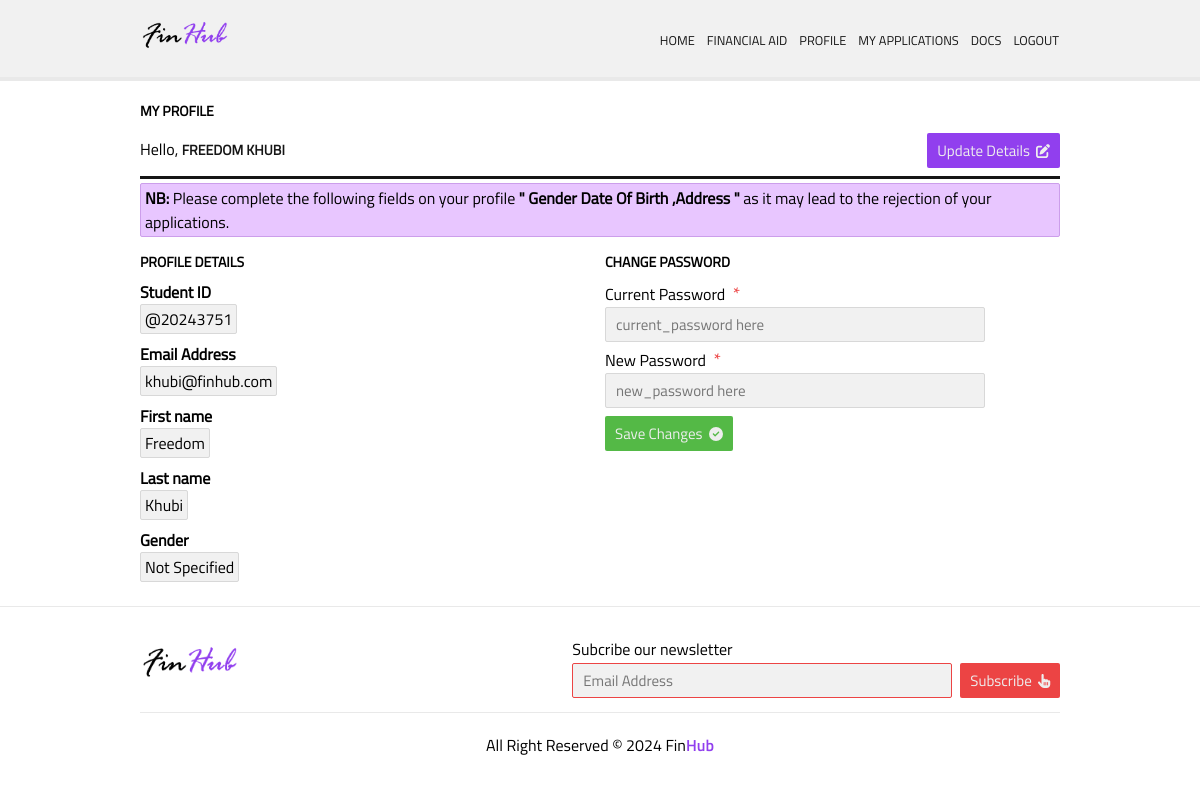
Screenshot of /profile (signed in) with the database file from the repository.
### Finhub/models.py (models this page shows)
class User(db.Model, UserMixin):
    __tablename__ = 'users'
    id = db.Column(db.Integer, primary_key=True)
    email = db.Column(db.String(100), unique=True)
    first_name = db.Column(db.String(100))
    last_name = db.Column(db.String(100))
    password = db.Column(db.String(100))
    applications = db.relationship('Application')
    is_admin = db.Column(db.Boolean, unique=False, default=False)
    created = db.Column(db.DateTime(timezone=True), default=func.now())

class Profile(db.Model):
    __tablename__ = 'profiles'
    id = db.Column(db.Integer, primary_key=True)
    student_number = db.Column(db.String(10), unique=True)
    gender = db.Column(db.String(10))
    date_of_birth = db.Column(db.String(100))
    address = db.Column(db.String(100))
    zip_code = db.Column(db.String(100))
    user_id = db.Column(db.Integer, db.ForeignKey(User.id))

### Finhub/auth.py (the view)
@auth.route('/profile')
@login_required
def profile():
    if is_admin() == True:
        return redirect(url_for('admin.admin_dashboard'))
    user_profile = Profile.query.filter_by(user_id=current_user.id).first()
    return render_template('user__profile.html', user_profile=user_profile, user=current_user)

### Finhub/auth.py (called while the page is built)
def is_admin():
    logged_user = User.query.get(int(current_user.id))
    return logged_user.is_admin

### Finhub/templates/user__profile.html
{% extends "profile.html" %} {% block profile_content%}
{% if user_profile.address == None or user_profile.date_of_birth == None or
user_profile.gender == None %}
<div class="profile__incomplete__warning">
  <p>
    <b>NB: </b>Please complete the following fields on your profile
    <b>
      "{% if user_profile.gender == None %} Gender {% endif %} {% if
      user_profile.date_of_birth == None or user_profile.date_of_birth == "" %}
      Date Of Birth {% endif %} {% if user_profile.address == None or
      user_profile.address == "" %} ,Address {% endif %}"
    </b>
    as it may lead to the rejection of your applications.
  </p>
</div>
{% endif %}
<div class="profile__card">
  <div class="grid__50">
    <div class="profile__user__details">
      <p class="page__title">Profile Details</p>
      <div class="profile__data__group">
        <p class="profile__data__label">Student ID</p>
        <p class="profile__data__value">@{{user_profile.student_number}}</p>
      </div>
      <div class="profile__data__group">
        <p class="profile__data__label">Email Address</p>
        <p class="profile__data__value">{{user.email}}</p>
      </div>
      <div class="profile__data__group">
        <p class="profile__data__label">First name</p>
        <p class="profile__data__value">{{user.first_name}}</p>
      </div>
      <div class="profile__data__group">
        <p class="profile__data__label">Last name</p>
        <p class="profile__data__value">{{user.last_name}}</p>
      </div>
      <div class="profile__data__group">
        <p class="profile__data__label">Gender</p>
        {% if user_profile.gender %}
        <p class="profile__data__value">{{user_profile.gender}}</p>
        {% else %}
        <p class="profile__data__value">Not Specified</p>
        {% endif %}
      </div>
    </div>
    <div class="profile__user__password__manager">
      <p class="page__title">Change Password</p>
      <form action="/change-password" method="post">
        <div class="form__group">
          <label for="password"
            >Current Password <span class="required">*</span></label
          >
          <input
            type="password"
            name="current_password"
            id="password"
            placeholder="current_password here"
          />
        </div>
        <div class="form__group">
          <label for="new_password"
            >New Password <span class="required">*</span></label
          >
          <input
            type="password"
            name="new_password"
            id="new_password"
            placeholder="new_password here"
          />
        </div>
        <button type="submit" class="btn__custom btn__success">
          Save Changes <i class="fa fa-check-circle btn__icon__right"></i>
        </button>
      </form>
    </div>
  </div>
</div>
{%endblock%}

### Finhub/templates/profile.html
{% extends "base.html" %} {% block title%} Profile {% endblock %} {% block
content%}
<div class="profile__wrapper">
  <p class="page__title">My Profile</p>
  <div class="profile__content">
    <div class="profile__content__header">
      <p class="user__greeting">
        Hello,
        <b
          ><a class="text-uppercase text__link" href="/profile"
            >{{user.first_name}} {{user.last_name}}
          </a></b
        >
      </p>
      <a href="/update-user-details" class="btn__custom btn__primary"
        >Update Details <i class="fa fa-edit btn__icon__right"></i
      ></a>
    </div>
    {% block profile_content %} {% endblock %}
  </div>
</div>
{% endblock %}

### Finhub/static/css/style.css (style rules this page uses)
*, *::after, *::before { padding: 0; margin: 0; box-sizing: border-box; }
a { text-decoration: none; }
.text-uppercase { font-size: 14px; text-transform: uppercase; }
.page__title { text-transform: uppercase; display: inline-block; font-size: 14px; font-weight: bolder; border-radius: var(--borderRadius); }
.text__link { color: var(--dark) !important; }
.grid__50 { display: grid; grid-template-columns: 1fr 1fr; gap: 10px; }
.btn__custom { outline: none; border: none; text-decoration: none; display: inline-flex; align-items: center; justify-content: center; height: 35px; padding-inline: 10px; border-radius: var(--borderRadius); font-size: 15px; margin-top: 4px; cursor: pointer; }
.btn__primary { background: var(--primary); color: var(--light); }
.btn__success { background: var(--successColor); color: var(--light); }
.form__group:not(:last-child) { margin-bottom: 4px; }
.form__group label { display: block; }
.form__group input, select { outline: none; font-size: 15px; border: none; padding-inline: 10px; height: 35px; background: var(--inputBackground); border: 1px solid var(--inputBorderColor); border-radius: var(--borderRadius); min-width: 380px; }
.required { margin-left: 4px; color: var(--dangerColor); font-size: 18px; }
.btn__icon__right { margin-left: 6px; font-size: 14px !important; }
.profile__wrapper .profile__content { margin-top: 8px; }
.profile__wrapper .profile__content .profile__content__header { display: flex; justify-content: space-between; align-items: center; border-bottom: 3px solid var(--dark); padding-bottom: 8px; }
.profile__card { padding-top: 10px; }
.profile__user__details .page__title, .profile__user__password__manager .page__title { margin-bottom: 8px; }
.profile__user__details .profile__data__group:not(:last-child) { margin-bottom: 4px; }
.profile__user__details .profile__data__group .profile__data__label { font-weight: bolder; }
.profile__user__details .profile__data__group .profile__data__value { background: var(--inputBackground); border: 1px solid var(--inputBorderColor); border-radius: var(--borderRadius); margin-bottom: 4px; display: inline-block; padding: 2px 4px; }
.profile__incomplete__warning { background: var(--primaryColorTran); border: 1px solid var(--primaryBorderTrans); border-radius: var(--borderRadius); padding: 2px 4px; margin: 4px 0; }

### Finhub/static/css/variables.css (style rules this page uses)
:root { --primary: #913fee; --bodyBackground: #394775; --dark: #161616; --borderRadius: 2px; --light: #eeeeee; --inputBackground: #f1f1f1; --inputBackgroundDarker: #ececec; --lightBorder: #e9e9e9; --inputBorderColor: #d8d8d8; --dangerColor: #ec4444; --successColor: #54b946; --successBorder: #4ca840; --successColorTran: #cdffc6fd; --successBorderTrans: #a7eb9e; --dangerColorTran: #ffc6c6fd; --dangerBorderTrans: #eb9e9e; --primaryColorTran: #e8c6fffd; --primaryBorderTrans: #cc9eeb; --admin--nav: #f0f0f0; --admin--nav--border: #dddddd; --admin--dark: #353535; --admin--dark--trans: #3d3d3d; --admin--dark--trans--border: #474747; }

### rows the page displays
User: first_name "FREEDOM", last_name "KHUBI", email "khubi@finhub.com", first_name "Freedom", last_name "Khubi"
Profile: student_number "20243751"
